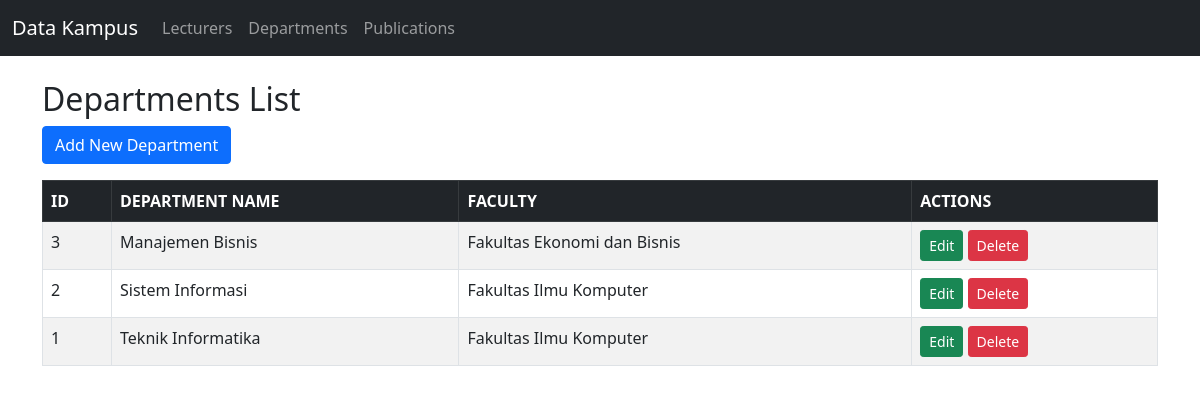
The page /Project/index.php?controller=department&action=index on the database its author committed.
### tables this page shows
CREATE TABLE departments (
  id INT AUTO_INCREMENT PRIMARY KEY,
  department_name VARCHAR(100) NOT NULL,
  faculty VARCHAR(100)
);

### Project/app/controllers/DepartmentController.php (called while the page is built, shortened)
<?php
require_once 'app/models/Department.php';
class DepartmentController {
    public function index() {
        $departmentModel = new Department();
        $departments = $departmentModel->getAll();
        require 'app/views/departments/index.php';
    }
}
?>

### Project/app/models/Database.php (called while the page is built, shortened)
<?php
class Database {
    private $servername = "localhost";
    private $username = "root";
    private $password = "";
    private $db_name = "tp_mvc25";
    public function __construct() {
        $this->conn = new mysqli($this->servername, $this->username, $this->password, $this->db_name);
    }
}
?>

### Project/app/models/Department.php (called while the page is built, shortened)
<?php
require_once 'Database.php';
class Department {
    private $db;
    private $table = 'departments';
    public function __construct() {
        $this->db = new Database();
    }
    public function getAll() {
        $sql = "SELECT * FROM {$this->table} ORDER BY department_name ASC";
        $result = $this->db->conn->query($sql);
        return $result;
    }
}
?>

### Project/app/views/departments/index.php (the view, shortened to what this page needs)
<?php
include 'app/views/layouts/header.php';
?>
<h2>Departments List</h2>
<a href="index.php?controller=department&action=create" class="btn btn-primary mb-3">Add New Department</a>
<table class="table table-striped table-bordered">
  <thead class="table-dark">
    <tr>
      <th>ID</th>
      <th>DEPARTMENT NAME</th>
      <th>FACULTY</th>
      <th>ACTIONS</th>
    </tr>
  </thead>
  <tbody>
    <?php while ($row = $departments->fetch_assoc()) { ?>
    <tr>
      <td><?php echo $row['id']; ?></td>
      <td><?php echo htmlspecialchars($row['department_name']); ?></td>
      <td><?php echo htmlspecialchars($row['faculty']); ?></td>
      <td>
        <a class='btn btn-success btn-sm' href='index.php?controller=department&action=edit&id=<?php echo $row['id']; ?>'>Edit</a>
        <a class='btn btn-danger btn-sm' href='index.php?controller=department&action=delete&id=<?php echo $row['id']; ?>' onclick="return confirm('Are you sure?')">Delete</a>
      </td>
    </tr>
    <?php } ?>
  </tbody>
</table>
<?php include 'app/views/layouts/footer.php'; ?>

### rows shown on the page
departments: id "3", department_name "Manajemen Bisnis", faculty "Fakultas Ekonomi dan Bisnis"
departments: id "2", department_name "Sistem Informasi", faculty "Fakultas Ilmu Komputer"
departments: id "1", department_name "Teknik Informatika", faculty "Fakultas Ilmu Komputer"
